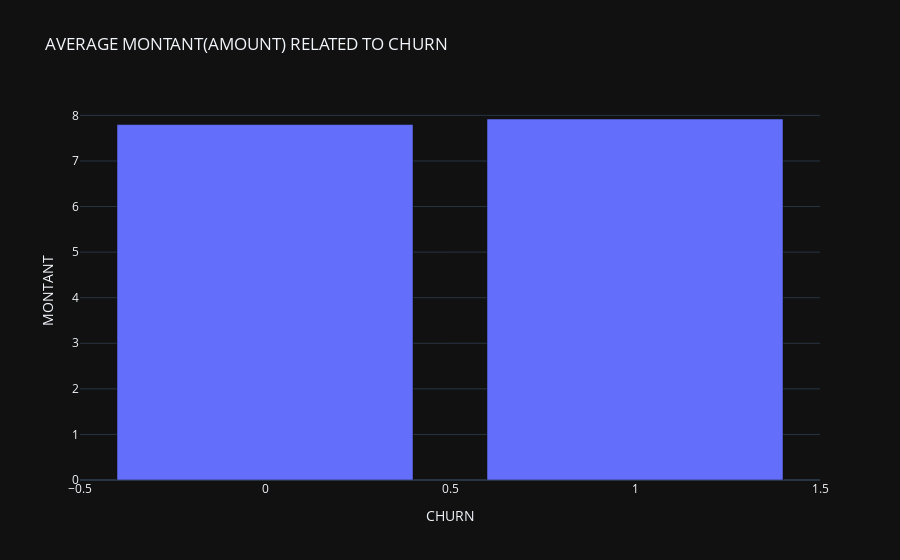

The notebook cell this image was saved under:
### Markdown cell above
- Relationship between MONTANT and CHURN

### Code cell
data=df.groupby('CHURN')['MONTANT'].mean().reset_index()
fig1=px.bar(data,x='CHURN',y='MONTANT',title='AVERAGE MONTANT(AMOUNT) RELATED TO CHURN ',template='plotly_dark')
fig1.show()

### Figure 1 — Plotly figure (JSON) as saved in the notebook; plotly's stock layout.template omitted (floating-point values rounded to 4 significant figures)
{"data": [{"hovertemplate": "CHURN=%{x}<br>MONTANT=%{y}<extra></extra>", "legendgroup": "", "marker": {"color": "#636efa", "pattern": {"shape": ""}}, "name": "", "orientation": "v", "showlegend": false, "textposition": "auto", "type": "bar", "x": [0, 1], "xaxis": "x", "y": [7.799, 7.921], "yaxis": "y"}], "layout": {"barmode": "relative", "legend": {"tracegroupgap": 0}, "title": {"text": "AVERAGE MONTANT(AMOUNT) RELATED TO CHURN "}, "xaxis": {"anchor": "y", "domain": [0, 1], "title": {"text": "CHURN"}}, "yaxis": {"anchor": "x", "domain": [0, 1], "title": {"text": "MONTANT"}}}}
